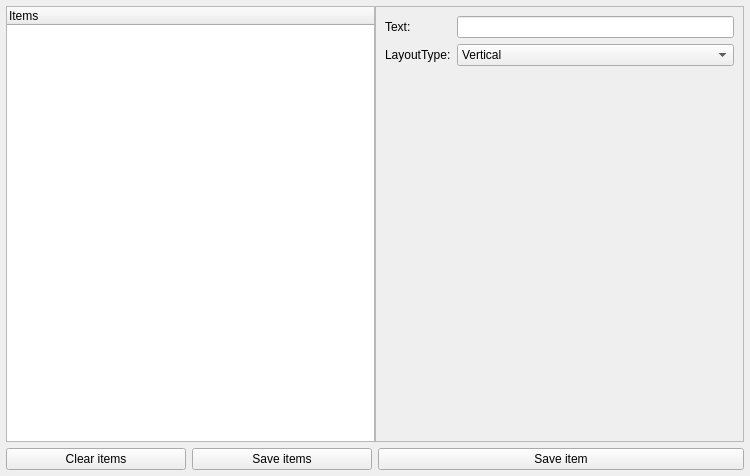
<?xml version="1.0" encoding="UTF-8"?>
<ui version="4.0">
 <class>MenuEditor</class>
 <widget class="QWidget" name="MenuEditor">
  <property name="geometry">
   <rect>
    <x>0</x>
    <y>0</y>
    <width>750</width>
    <height>476</height>
   </rect>
  </property>
  <layout class="QGridLayout" name="gridLayout">
   <property name="leftMargin">
    <number>6</number>
   </property>
   <property name="topMargin">
    <number>6</number>
   </property>
   <property name="rightMargin">
    <number>6</number>
   </property>
   <property name="bottomMargin">
    <number>6</number>
   </property>
   <property name="spacing">
    <number>0</number>
   </property>
   <item row="0" column="0">
    <widget class="QTreeWidget" name="tvItems">
     <property name="contextMenuPolicy">
      <enum>Qt::CustomContextMenu</enum>
     </property>
     <column>
      <property name="text">
       <string>Items</string>
      </property>
     </column>
    </widget>
   </item>
   <item row="1" column="0" colspan="2">
    <layout class="QHBoxLayout" name="layoutGlobal">
     <property name="spacing">
      <number>6</number>
     </property>
     <property name="topMargin">
      <number>0</number>
     </property>
     <property name="bottomMargin">
      <number>0</number>
     </property>
     <item>
      <layout class="QHBoxLayout" name="layoutTree">
       <property name="topMargin">
        <number>6</number>
       </property>
       <item>
        <widget class="QPushButton" name="btnClearItems">
         <property name="text">
          <string>Clear items</string>
         </property>
        </widget>
       </item>
       <item>
        <widget class="QPushButton" name="btnSaveItems">
         <property name="text">
          <string>Save items</string>
         </property>
        </widget>
       </item>
      </layout>
     </item>
     <item>
      <layout class="QHBoxLayout" name="layoutItem">
       <property name="topMargin">
        <number>6</number>
       </property>
       <item>
        <widget class="QPushButton" name="btnSaveSingleItem">
         <property name="text">
          <string>Save item</string>
         </property>
        </widget>
       </item>
      </layout>
     </item>
    </layout>
   </item>
   <item row="0" column="1">
    <widget class="QStackedWidget" name="swItems">
     <property name="frameShape">
      <enum>QFrame::StyledPanel</enum>
     </property>
     <property name="frameShadow">
      <enum>QFrame::Plain</enum>
     </property>
     <property name="lineWidth">
      <number>1</number>
     </property>
     <property name="midLineWidth">
      <number>0</number>
     </property>
     <property name="currentIndex">
      <number>5</number>
     </property>
     <widget class="QWidget" name="swpButton">
      <layout class="QFormLayout" name="formLayout_2">
       <item row="0" column="0">
        <widget class="QLabel" name="lblButtonText">
         <property name="text">
          <string>Text:</string>
         </property>
        </widget>
       </item>
       <item row="0" column="1">
        <widget class="QLineEdit" name="tbButtonText">
         <property name="toolTip">
          <string>Put the displayed item name here.</string>
         </property>
        </widget>
       </item>
       <item row="1" column="0">
        <widget class="QLabel" name="lblButtonIcon">
         <property name="text">
          <string>Icon:</string>
         </property>
        </widget>
       </item>
       <item row="1" column="1">
        <widget class="QLineEdit" name="tbButtonIcon">
         <property name="toolTip">
          <string>Put the path to the icon resource here.</string>
         </property>
        </widget>
       </item>
       <item row="2" column="0">
        <widget class="QLabel" name="lblButtonFunc">
         <property name="text">
          <string>Identifier:</string>
         </property>
        </widget>
       </item>
       <item row="2" column="1">
        <widget class="QLineEdit" name="tbButtonFunc">
         <property name="toolTip">
          <string>The unique identifier of the item. It is used to identify the item upon a click-event.

e.g:
void on_OfficeMenu_ItemClicked(QString itemId)
{
    if (itemId == &quot;MyButton&quot;) { ... }
}</string>
         </property>
        </widget>
       </item>
       <item row="3" column="0">
        <widget class="QLabel" name="lblButtonTooltip">
         <property name="text">
          <string>Tooltip:</string>
         </property>
        </widget>
       </item>
       <item row="3" column="1">
        <widget class="QLineEdit" name="tbButtonTooltip">
         <property name="toolTip">
          <string>Put the tooltip to show on mouse-overing the item here.</string>
         </property>
        </widget>
       </item>
      </layout>
     </widget>
     <widget class="QWidget" name="swpDropDownButton">
      <layout class="QFormLayout" name="formLayout_12">
       <item row="0" column="0">
        <widget class="QLabel" name="lblDDButtonText">
         <property name="text">
          <string>Text:</string>
         </property>
        </widget>
       </item>
       <item row="0" column="1">
        <widget class="QLineEdit" name="tbDDButtonText">
         <property name="toolTip">
          <string>Put the displayed item name here.</string>
         </property>
        </widget>
       </item>
       <item row="1" column="0">
        <widget class="QLabel" name="lblDDButtonIcon">
         <property name="text">
          <string>Icon:</string>
         </property>
        </widget>
       </item>
       <item row="1" column="1">
        <widget class="QLineEdit" name="tbDDButtonIcon">
         <property name="toolTip">
          <string>Put the path to the icon resource here.</string>
         </property>
        </widget>
       </item>
       <item row="2" column="0">
        <widget class="QLabel" name="lblDDButtonFunc">
         <property name="text">
          <string>Identifier:</string>
         </property>
        </widget>
       </item>
       <item row="6" column="0">
        <widget class="QLabel" name="lblDDItems">
         <property name="text">
          <string>Dropdown-Items:</string>
         </property>
        </widget>
       </item>
       <item row="7" column="0" colspan="2">
        <widget class="QListWidget" name="lvDDItems">
         <property name="showDropIndicator" stdset="0">
          <bool>true</bool>
         </property>
         <property name="defaultDropAction">
          <enum>Qt::IgnoreAction</enum>
         </property>
         <property name="resizeMode">
          <enum>QListView::Fixed</enum>
         </property>
         <property name="uniformItemSizes">
          <bool>true</bool>
         </property>
        </widget>
       </item>
       <item row="8" column="0" colspan="2">
        <layout class="QHBoxLayout" name="layoutDDItemButtons">
         <item>
          <widget class="QPushButton" name="btnDDDelItem">
           <property name="enabled">
            <bool>false</bool>
           </property>
           <property name="text">
            <string>Delete item</string>
           </property>
          </widget>
         </item>
         <item>
          <widget class="QPushButton" name="btnDDAddItem">
           <property name="text">
            <string>Add item</string>
           </property>
          </widget>
         </item>
         <item>
          <widget class="QPushButton" name="btnDDItemUp">
           <property name="enabled">
            <bool>false</bool>
           </property>
           <property name="text">
            <string>Up</string>
           </property>
          </widget>
         </item>
         <item>
          <widget class="QPushButton" name="btnDDItemDown">
           <property name="enabled">
            <bool>false</bool>
           </property>
           <property name="text">
            <string>Down</string>
           </property>
          </widget>
         </item>
        </layout>
       </item>
       <item row="9" column="0" colspan="2">
        <widget class="QWidget" name="widgetDDItemEdit" native="true">
         <property name="styleSheet">
          <string notr="true">QWidget#widgetDDItemEdit
{
	border: 1px solid black;
}</string>
         </property>
         <layout class="QFormLayout" name="layoutDDItemEdit">
          <property name="sizeConstraint">
           <enum>QLayout::SetMaximumSize</enum>
          </property>
          <property name="labelAlignment">
           <set>Qt::AlignBottom|Qt::AlignLeading|Qt::AlignLeft</set>
          </property>
          <property name="formAlignment">
           <set>Qt::AlignBottom|Qt::AlignLeading|Qt::AlignLeft</set>
          </property>
          <property name="leftMargin">
           <number>9</number>
          </property>
          <property name="topMargin">
           <number>9</number>
          </property>
          <property name="bottomMargin">
           <number>9</number>
          </property>
          <item row="0" column="0">
           <widget class="QLabel" name="lblDDItemEditText">
            <property name="text">
             <string>Text:</string>
            </property>
           </widget>
          </item>
          <item row="0" column="1">
           <widget class="QLineEdit" name="tbDDItemEditText">
            <property name="toolTip">
             <string>Put the displayed item name here.</string>
            </property>
           </widget>
          </item>
          <item row="3" column="0">
           <widget class="QLabel" name="lblDDItemEditFunc">
            <property name="text">
             <string>OnClick:</string>
            </property>
           </widget>
          </item>
          <item row="4" column="0" colspan="2">
           <widget class="QPushButton" name="btnDDItemEditSave">
            <property name="text">
             <string>Save</string>
            </property>
           </widget>
          </item>
          <item row="3" column="1">
           <widget class="QLineEdit" name="tbDDItemEditFunc">
            <property name="toolTip">
             <string>Put the name of the slot, which is executed when this item is clicked, here.</string>
            </property>
           </widget>
          </item>
         </layout>
        </widget>
       </item>
       <item row="2" column="1">
        <widget class="QLineEdit" name="tbDDButtonFunc">
         <property name="toolTip">
          <string>The unique identifier of the item. It is used to identify the item upon a click-event.

e.g:
void on_OfficeMenu_ItemClicked(QString itemId)
{
    if (itemId == &quot;MyButton&quot;) { ... }
}</string>
         </property>
        </widget>
       </item>
       <item row="3" column="1">
        <widget class="QLineEdit" name="tbDDButtonTooltip">
         <property name="toolTip">
          <string>Put the tooltip to show on mouse-overing the item here.</string>
         </property>
        </widget>
       </item>
       <item row="3" column="0">
        <widget class="QLabel" name="lblDDButtonTooltip">
         <property name="text">
          <string>Tooltip:</string>
         </property>
        </widget>
       </item>
      </layout>
     </widget>
     <widget class="QWidget" name="swpSeparator">
      <layout class="QGridLayout" name="gridLayout_2">
       <item row="0" column="0">
        <widget class="QLabel" name="lblSeparatorText">
         <property name="text">
          <string>There is no property to edit for a OfficeMenuSeparatorItem.</string>
         </property>
         <property name="alignment">
          <set>Qt::AlignCenter</set>
         </property>
        </widget>
       </item>
      </layout>
     </widget>
     <widget class="QWidget" name="swpTextbox">
      <layout class="QFormLayout" name="formLayout_4">
       <item row="0" column="0">
        <widget class="QLabel" name="lblTextboxInitialText">
         <property name="text">
          <string>Initial text:</string>
         </property>
        </widget>
       </item>
       <item row="0" column="1">
        <widget class="QLineEdit" name="tbTextboxInitialText">
         <property name="toolTip">
          <string>Put the initial textbox text in here.</string>
         </property>
        </widget>
       </item>
       <item row="1" column="0">
        <widget class="QLabel" name="lblTextboxFunc">
         <property name="text">
          <string>Identifier:</string>
         </property>
        </widget>
       </item>
       <item row="1" column="1">
        <widget class="QLineEdit" name="tbTextboxFunc">
         <property name="toolTip">
          <string>The unique identifier of the item. It is used to identify the item upon a click-event.

e.g:
void on_OfficeMenu_ItemClicked(QString itemId)
{
    if (itemId == &quot;MyButton&quot;) { ... }
}</string>
         </property>
        </widget>
       </item>
       <item row="2" column="0" colspan="2">
        <widget class="QLabel" name="lblTextboxDropDown">
         <property name="text">
          <string>Drop-down items (optional):</string>
         </property>
        </widget>
       </item>
       <item row="3" column="0" colspan="2">
        <widget class="QListWidget" name="lvTextboxDropDown"/>
       </item>
       <item row="4" column="0" colspan="2">
        <layout class="QHBoxLayout" name="layoutTextboxDD">
         <item>
          <widget class="QPushButton" name="btnTextboxDDEditDelItem">
           <property name="enabled">
            <bool>false</bool>
           </property>
           <property name="text">
            <string>Delete item</string>
           </property>
          </widget>
         </item>
         <item>
          <widget class="QPushButton" name="btnTextboxDDEditAddItem">
           <property name="text">
            <string>Add item</string>
           </property>
          </widget>
         </item>
         <item>
          <widget class="QPushButton" name="btnTextboxDDEditItemUp">
           <property name="enabled">
            <bool>false</bool>
           </property>
           <property name="text">
            <string>Up</string>
           </property>
          </widget>
         </item>
         <item>
          <widget class="QPushButton" name="btnTextboxDDEditItemDown">
           <property name="enabled">
            <bool>false</bool>
           </property>
           <property name="text">
            <string>Down</string>
           </property>
          </widget>
         </item>
        </layout>
       </item>
       <item row="5" column="0" colspan="2">
        <widget class="QWidget" name="widgetTextboxDDEdit" native="true">
         <property name="styleSheet">
          <string notr="true">QWidget#widgetTextboxDDEdit
{
	border: 1px solid black;
}</string>
         </property>
         <layout class="QFormLayout" name="layoutTextboxDDEdit">
          <property name="leftMargin">
           <number>9</number>
          </property>
          <property name="topMargin">
           <number>9</number>
          </property>
          <property name="rightMargin">
           <number>9</number>
          </property>
          <property name="bottomMargin">
           <number>9</number>
          </property>
          <item row="3" column="0">
           <widget class="QLabel" name="lblTextboxDDEditText">
            <property name="text">
             <string>Text:</string>
            </property>
           </widget>
          </item>
          <item row="3" column="1">
           <widget class="QLineEdit" name="tbTextboxDDEditText">
            <property name="toolTip">
             <string>Put the displayed item name here.</string>
            </property>
           </widget>
          </item>
          <item row="4" column="0" colspan="2">
           <widget class="QPushButton" name="btnTextboxDDEditSave">
            <property name="text">
             <string>Save</string>
            </property>
           </widget>
          </item>
         </layout>
        </widget>
       </item>
      </layout>
     </widget>
     <widget class="QWidget" name="swpItemGroup">
      <layout class="QFormLayout" name="formLayout_6">
       <item row="0" column="0">
        <widget class="QLabel" name="lblGroupType">
         <property name="text">
          <string>Type:</string>
         </property>
        </widget>
       </item>
       <item row="0" column="1">
        <widget class="QComboBox" name="cbGroupType">
         <item>
          <property name="text">
           <string>Vertical</string>
          </property>
         </item>
         <item>
          <property name="text">
           <string>Horizontal</string>
          </property>
         </item>
        </widget>
       </item>
      </layout>
     </widget>
     <widget class="QWidget" name="swpPanel">
      <layout class="QFormLayout" name="formLayout">
       <item row="0" column="0">
        <widget class="QLabel" name="lblPanelText">
         <property name="text">
          <string>Text:</string>
         </property>
        </widget>
       </item>
       <item row="0" column="1">
        <widget class="QLineEdit" name="tbPanelText">
         <property name="toolTip">
          <string>The text that is written (in center)  underneath all items of the panel.</string>
         </property>
        </widget>
       </item>
       <item row="1" column="0">
        <widget class="QLabel" name="label">
         <property name="text">
          <string>LayoutType:</string>
         </property>
        </widget>
       </item>
       <item row="1" column="1">
        <widget class="QComboBox" name="comboBox">
         <property name="currentText">
          <string>Grid</string>
         </property>
         <item>
          <property name="text">
           <string>Vertical</string>
          </property>
         </item>
         <item>
          <property name="text">
           <string>Horizontal</string>
          </property>
         </item>
         <item>
          <property name="text">
           <string>Form</string>
          </property>
         </item>
         <item>
          <property name="text">
           <string>Grid</string>
          </property>
         </item>
        </widget>
       </item>
      </layout>
     </widget>
     <widget class="QWidget" name="swpTopMenuItem">
      <layout class="QFormLayout" name="formLayout_5">
       <item row="0" column="0">
        <widget class="QLabel" name="lblTopMenuItemText">
         <property name="text">
          <string>Text:</string>
         </property>
        </widget>
       </item>
       <item row="0" column="1">
        <widget class="QLineEdit" name="tbTopMenuItemText">
         <property name="toolTip">
          <string>The text of the entire menu item tab.</string>
         </property>
        </widget>
       </item>
      </layout>
     </widget>
    </widget>
   </item>
  </layout>
 </widget>
 <resources/>
 <connections/>
</ui>
